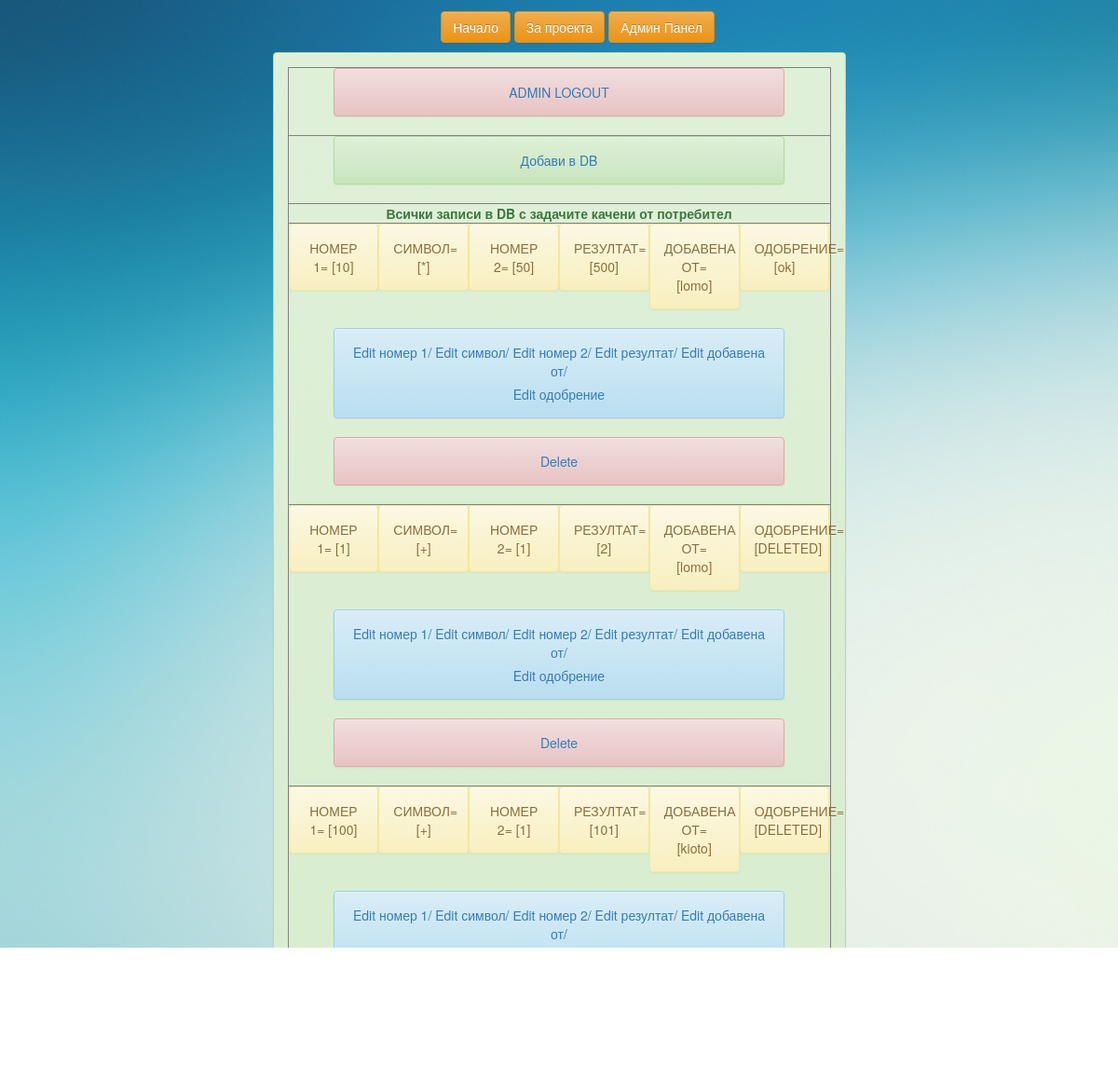
Page /project_31_mart/admin_logged_in.php (upper part) on the earlier database version.
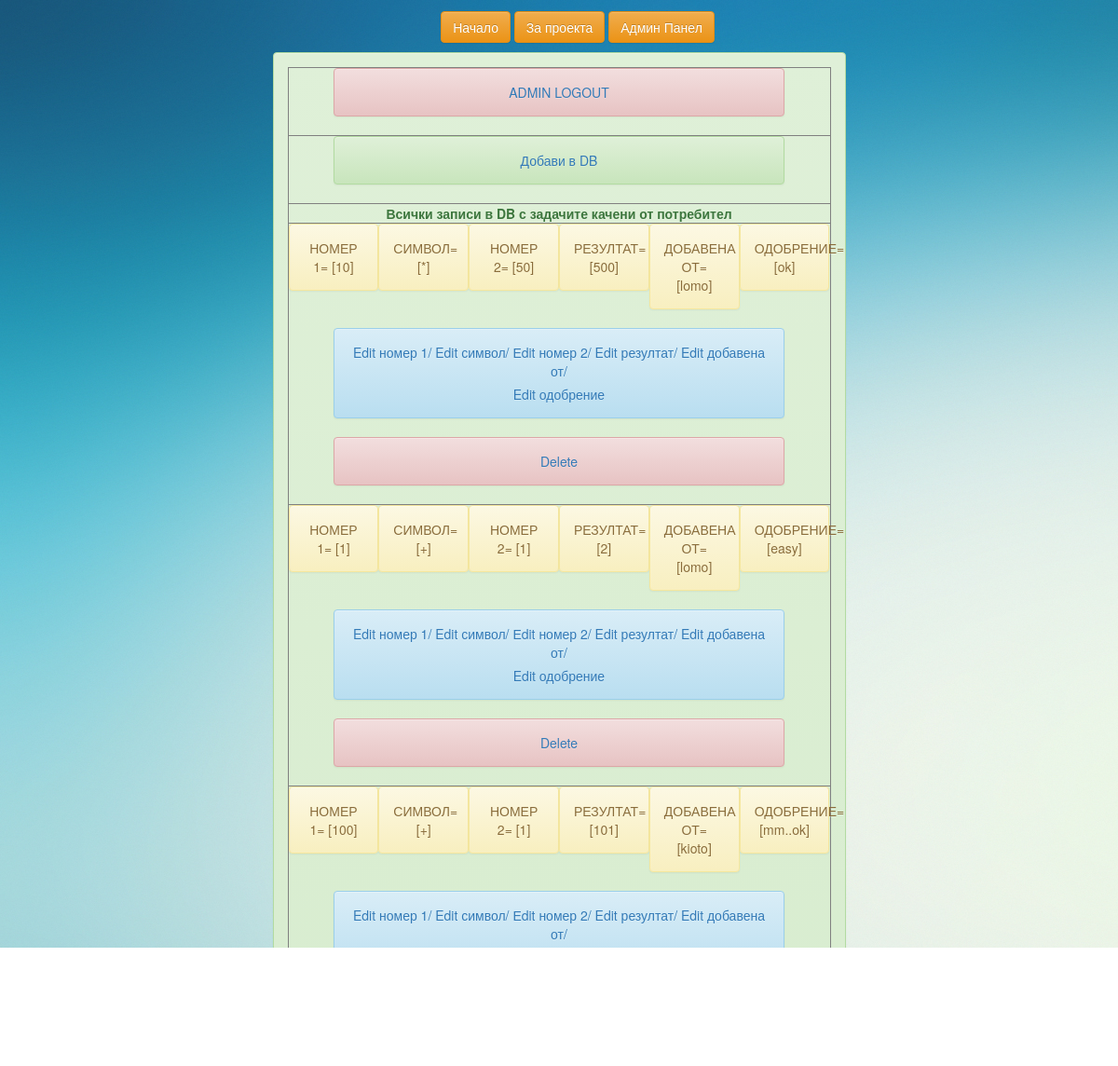
Same page on the later database version.
### tables this page shows
CREATE TABLE `lvl3` (
  `id_math` int(11) NOT NULL,
  `number_1` int(11) NOT NULL,
  `symbol` varchar(100) NOT NULL,
  `number_2` int(11) NOT NULL,
  `result` varchar(100) NOT NULL,
  `added_by` varchar(100) NOT NULL,
  `approve` varchar(100) DEFAULT 'wait',
  `date_deleted` date DEFAULT NULL
);

### project_31_mart/admin_logged_in.php (the view, shortened to what this page needs)
<?php
include_once('includes/header.php');
	?>
<?php
	echo "<div class='row'>
	<div class='alert alert-success col-xs-6 col-md-6
		col-xs-offset-3 text-center'>";
$conn=mysqli_connect('localhost','root','','math');
$read_query = 	"SELECT * FROM lvl3
				WHERE 1 ";
$read_result = mysqli_query($conn, $read_query);
echo "<table border='1'>";
	echo "<tr><td>
			<div class='alert alert-danger col-xs-10 col-md-10 col-xs-offset-1 col-md-offset-1'><a href='admin_logout.php'>ADMIN LOGOUT</a>
			</div></td></tr>";
echo "<tr><td>
<div class='alert alert-success col-xs-10 col-md-10 col-xs-offset-1 col-md-offset-1'>
			<a href='admin_create.php'>Добави в  DB</a>
			</div></td><tr>";
	echo "</div></div>";
	echo "<tr>
	<td><b>Всички записи в DB с задачите качени от потребител</b></td>
	</tr>";
	if (mysqli_num_rows($read_result) > 0) {
		while($row = mysqli_fetch_assoc($read_result)){
		echo '<tr><td><div class="alert alert-warning col-md-2 col-xs-1">НОМЕР 1= ['.$row['number_1']."] </div>"
		.'<div class="alert alert-warning col-md-2 col-xs-1">СИМВОЛ= ['.$row['symbol']."] </div>"
		.'<div class="alert alert-warning col-md-2 col-xs-1">НОМЕР 2= ['.$row['number_2']."] </div>"
		.'<div class="alert alert-warning col-md-2 col-xs-1">РЕЗУЛТАТ= ['.$row['result']."] </div>"
		.'<div class="alert alert-warning col-md-2 col-xs-1">ДОБАВЕНА ОТ= ['.$row['added_by']."] </div>"
		.'<div class="alert alert-warning col-md-2 col-xs-1">ОДОБРЕНИЕ= ['.$row['approve']."]</div>";
		echo ' '.'<div class="alert alert-info col-xs-10 col-md-10 col-xs-offset-1 col-md-offset-1">
		       <p><a href="update.php?id='.$row['id_math'].'">Edit номер 1/</a>';
		echo ' '.'<a href="update.php?id='.$row['id_math'].'">Edit символ/</a>';
		echo ' '.'<a href="update.php?id='.$row['id_math'].'">Еdit номер 2/</a>';
		echo ' '.'<a href="update.php?id='.$row['id_math'].'">Edit резултат/</a>';
		echo ' '.'<a href="update.php?id='.$row['id_math'].'">Edit добавена от/</a></p>';
		echo ' '.'<p><a href="update.php?id='.$row['id_math'].'">Edit одобрение</a></p></div>';
		echo ' '.'<div class="alert alert-danger col-xs-10 col-md-10 col-xs-offset-1 col-md-offset-1">
		<p><a href="admin_delete.php?id='.$row['id_math'].'">Delete</a></p></div>';
	echo "</td></tr>";
		}
	}
	?>

Differences in the rows shown:
changed lvl3: approve "DELETED" → "easy"
changed lvl3 "kioto": approve "DELETED" → "mm..ok"
